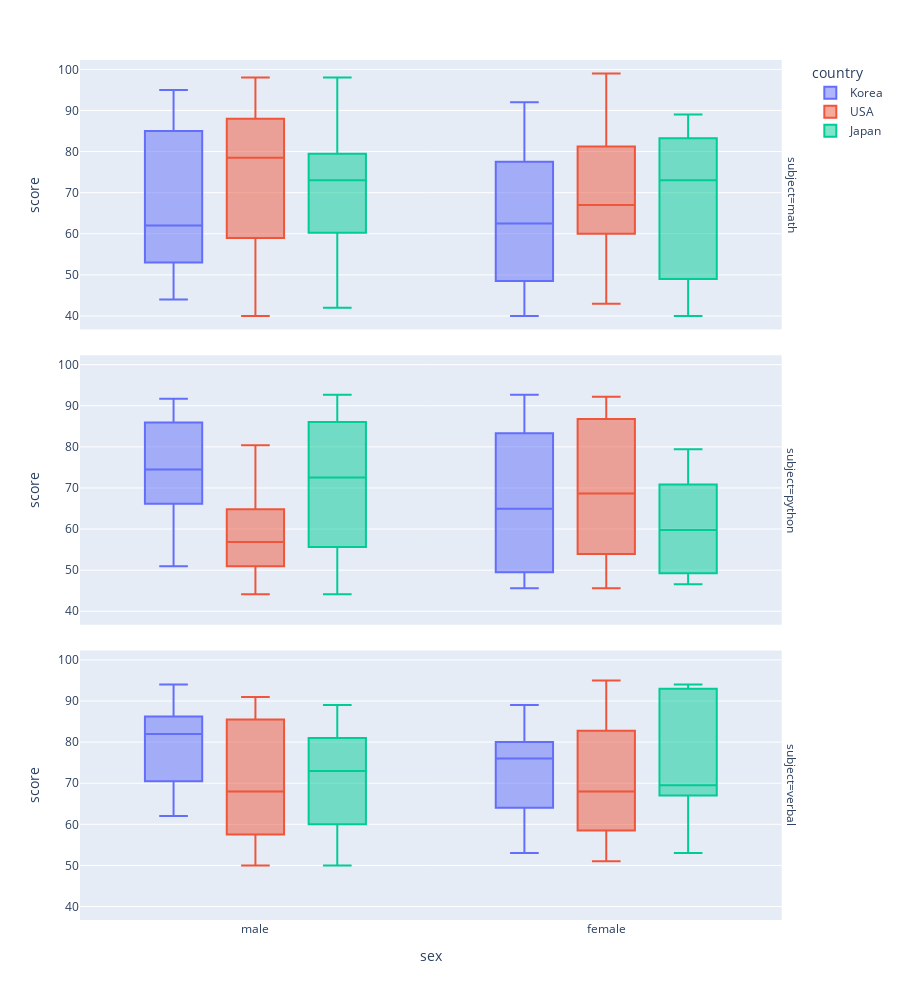

Notebook code for this chart:
### Code cell
fig = px.box(data_frame=df_melt, x='sex', y='score', color='country', facet_row='subject', height=1000)
fig

### Figure 1 — Plotly figure (JSON) as saved in the notebook; plotly's stock layout.template omitted (floating-point values rounded to 4 significant figures)
{"data": [{"alignmentgroup": "True", "hovertemplate": "country=Korea<br>subject=math<br>sex=%{x}<br>score=%{y}<extra></extra>", "legendgroup": "Korea", "marker": {"color": "#636efa"}, "name": "Korea", "notched": false, "offsetgroup": "Korea", "orientation": "v", "showlegend": true, "type": "box", "x": ["male", "female", "male", "male", "female", "female", "female", "female", "female", "male", "male", "female", "female", "female", "male", "male", "male", "male", "male", "male", "male", "male", "male", "male", "male", "female", "male", "male", "male", "male"], "x0": " ", "xaxis": "x3", "y": [53, 54, 44, 54, null, 92, 40, 69, 43, null, 47, null, 66, 59, 95, 60, 83, 79, 60, 53, 62, 69, 91, null, 94, 86, null, 52, 84, 88], "y0": " ", "yaxis": "y3"}, {"alignmentgroup": "True", "hovertemplate": "country=Korea<br>subject=python<br>sex=%{x}<br>score=%{y}<extra></extra>", "legendgroup": "Korea", "marker": {"color": "#636efa"}, "name": "Korea", "notched": false, "offsetgroup": "Korea", "orientation": "v", "showlegend": false, "type": "box", "x": ["male", "female", "male", "male", "female", "female", "female", "female", "female", "male", "male", "female", "female", "female", "male", "male", "male", "male", "male", "male", "male", "male", "male", "male", "male", "female", "male", "male", "male", "male"], "x0": " ", "xaxis": "x2", "y": [null, 83.33, 77.94, 62.75, 73.53, 57.84, 49.51, 72.06, 49.02, 67.16, null, 52.45, 90.69, 45.59, null, 85.78, 69.61, 87.25, 72.55, 66.67, 91.67, 86.27, 64.71, 76.96, 75.49, 92.65, 50.98, 53.43, 74.51, 87.75], "y0": " ", "yaxis": "y2"}, {"alignmentgroup": "True", "hovertemplate": "country=Korea<br>subject=verbal<br>sex=%{x}<br>score=%{y}<extra></extra>", "legendgroup": "Korea", "marker": {"color": "#636efa"}, "name": "Korea", "notched": false, "offsetgroup": "Korea", "orientation": "v", "showlegend": false, "type": "box", "x": ["male", "female", "male", "male", "female", "female", "female", "female", "female", "male", "male", "female", "female", "female", "male", "male", "male", "male", "male", "male", "male", "male", "male", "male", "male", "female", "male", "male", "male", "male"], "x0": " ", "xaxis": "x", "y": [94, 69, 86, 69, 75, 53, 60, 89, 89, 68, 80, 80, 77, 64, 82, 71, 83, null, 90, null, 80, 85, null, 87, 74, 77, 62, 82, 63, 91], "y0": " ", "yaxis": "y"}, {"alignmentgroup": "True", "hovertemplate": "country=USA<br>subject=math<br>sex=%{x}<br>score=%{y}<extra></extra>", "legendgroup": "USA", "marker": {"color": "#EF553B"}, "name": "USA", "notched": false, "offsetgroup": "USA", "orientation": "v", "showlegend": true, "type": "box", "x": ["female", "male", "female", "female", "male", "male", "male", "female", "female", "male", "female", "male", "female", "female", "male", "male", "male", "male", "male", "female", "female", "female", "male", "female", "female", "male", "female", "female", "female", "male", "female", "male", "male", "male", "male", "female", "female", "female", "male", "female", "male", "male", "male", "female"], "x0": " ", "xaxis": "x3", "y": [67, null, 91, 50, 55, 81, 80, null, 66, 73, 72, 59, 65, 57, null, 96, null, 98, 40, 99, 89, 65, 94, 61, 82, 73, 67, 92, 70, 47, 43, 86, 93, 88, 77, 81, 50, 64, 58, 73, 71, 83, null, 55], "y0": " ", "yaxis": "y3"}, {"alignmentgroup": "True", "hovertemplate": "country=USA<br>subject=python<br>sex=%{x}<br>score=%{y}<extra></extra>", "legendgroup": "USA", "marker": {"color": "#EF553B"}, "name": "USA", "notched": false, "offsetgroup": "USA", "orientation": "v", "showlegend": false, "type": "box", "x": ["female", "male", "female", "female", "male", "male", "male", "female", "female", "male", "female", "male", "female", "female", "male", "male", "male", "male", "male", "female", "female", "female", "male", "female", "female", "male", "female", "female", "female", "male", "female", "male", "male", "male", "male", "female", "female", "female", "male", "female", "male", "male", "male", "female"], "x0": " ", "xaxis": "x2", "y": [55.88, 50.98, 62.25, 67.65, 71.08, 62.75, null, null, 89.22, 80.39, null, 79.41, 69.61, 92.16, null, null, null, 58.33, 58.33, 47.06, 86.76, 89.71, 50.98, 74.02, 75.98, 45.1, 53.92, 81.86, 55.39, 50, 45.59, 56.86, 52.45, 79.41, 53.43, 53.43, null, null, 44.12, 51.96, 53.92, null, 62.25, 91.67], "y0": " ", "yaxis": "y2"}, {"alignmentgroup": "True", "hovertemplate": "country=USA<br>subject=verbal<br>sex=%{x}<br>score=%{y}<extra></extra>", "legendgroup": "USA", "marker": {"color": "#EF553B"}, "name": "USA", "notched": false, "offsetgroup": "USA", "orientation": "v", "showlegend": false, "type": "box", "x": ["female", "male", "female", "female", "male", "male", "male", "female", "female", "male", "female", "male", "female", "female", "male", "male", "male", "male", "male", "female", "female", "female", "male", "female", "female", "male", "female", "female", "female", "male", "female", "male", "male", "male", "male", "female", "female", "female", "male", "female", "male", "male", "male", "female"], "x0": " ", "xaxis": "x", "y": [null, 51, 51, 67, 73, 69, 65, 90, 95, 67, 84, 91, 71, 72, 55, 86, 50, null, null, 79, 95, 61, 59, 51, 52, 85, 68, 57, 60, 89, null, 86, 63, null, null, 65, 93, null, null, 73, 56, null, 70, 58], "y0": " ", "yaxis": "y"}, {"alignmentgroup": "True", "hovertemplate": "country=Japan<br>subject=math<br>sex=%{x}<br>score=%{y}<extra></extra>", "legendgroup": "Japan", "marker": {"color": "#00cc96"}, "name": "Japan", "notched": false, "offsetgroup": "Japan", "orientation": "v", "showlegend": true, "type": "box", "x": ["female", "male", "male", "male", "male", "female", "male", "female", "male", "male", "female", "female", "female", "male", "male", "male", "female", "male", "male", "male", "male", "male", "male", "male", "male", "male"], "x0": " ", "xaxis": "x3", "y": [73, 79, 81, null, 42, 40, 95, 81, 79, 79, 52, 89, 84, 64, 73, 98, 48, 74, 45, null, 64, 62, 55, 82, 47, 68], "y0": " ", "yaxis": "y3"}, {"alignmentgroup": "True", "hovertemplate": "country=Japan<br>subject=python<br>sex=%{x}<br>score=%{y}<extra></extra>", "legendgroup": "Japan", "marker": {"color": "#00cc96"}, "name": "Japan", "notched": false, "offsetgroup": "Japan", "orientation": "v", "showlegend": false, "type": "box", "x": ["female", "male", "male", "male", "male", "female", "male", "female", "male", "male", "female", "female", "female", "male", "male", "male", "female", "male", "male", "male", "male", "male", "male", "male", "male", "male"], "x0": " ", "xaxis": "x2", "y": [48.53, 70.59, null, null, 44.12, 46.57, 74.51, 59.8, 86.76, 85.29, 51.47, 64.22, 79.41, 70.59, 62.25, 87.25, 73.04, 46.57, 92.65, 61.76, 49.51, 81.37, 79.41, 47.55, 91.67, null], "y0": " ", "yaxis": "y2"}, {"alignmentgroup": "True", "hovertemplate": "country=Japan<br>subject=verbal<br>sex=%{x}<br>score=%{y}<extra></extra>", "legendgroup": "Japan", "marker": {"color": "#00cc96"}, "name": "Japan", "notched": false, "offsetgroup": "Japan", "orientation": "v", "showlegend": false, "type": "box", "x": ["female", "male", "male", "male", "male", "female", "male", "female", "male", "male", "female", "female", "female", "male", "male", "male", "female", "male", "male", "male", "male", "male", "male", "male", "male", "male"], "x0": " ", "xaxis": "x", "y": [67, 87, 66, 79, 73, null, null, 72, 62, 81, 93, 53, 67, 54, 73, 79, 94, 89, 50, 83, 55, 50, 60, 83, 65, 79], "y0": " ", "yaxis": "y"}], "layout": {"annotations": [{"font": {}, "showarrow": false, "text": "subject=verbal", "textangle": 90, "x": 0.98, "xanchor": "left", "xref": "paper", "y": 0.1567, "yanchor": "middle", "yref": "paper"}, {"font": {}, "showarrow": false, "text": "subject=python", "textangle": 90, "x": 0.98, "xanchor": "left", "xref": "paper", "y": 0.5, "yanchor": "middle", "yref": "paper"}, {"font": {}, "showarrow": false, "text": "subject=math", "textangle": 90, "x": 0.98, "xanchor": "left", "xref": "paper", "y": 0.8433, "yanchor": "middle", "yref": "paper"}], "boxmode": "group", "height": 1000, "legend": {"title": {"text": "country"}, "tracegroupgap": 0}, "margin": {"t": 60}, "xaxis": {"anchor": "y", "domain": [0, 0.98], "title": {"text": "sex"}}, "xaxis2": {"anchor": "y2", "domain": [0, 0.98], "matches": "x", "showticklabels": false}, "xaxis3": {"anchor": "y3", "domain": [0, 0.98], "matches": "x", "showticklabels": false}, "yaxis": {"anchor": "x", "domain": [0, 0.3133], "title": {"text": "score"}}, "yaxis2": {"anchor": "x2", "domain": [0.3433, 0.6567], "matches": "y", "title": {"text": "score"}}, "yaxis3": {"anchor": "x3", "domain": [0.6867, 1.0], "matches": "y", "title": {"text": "score"}}}}
